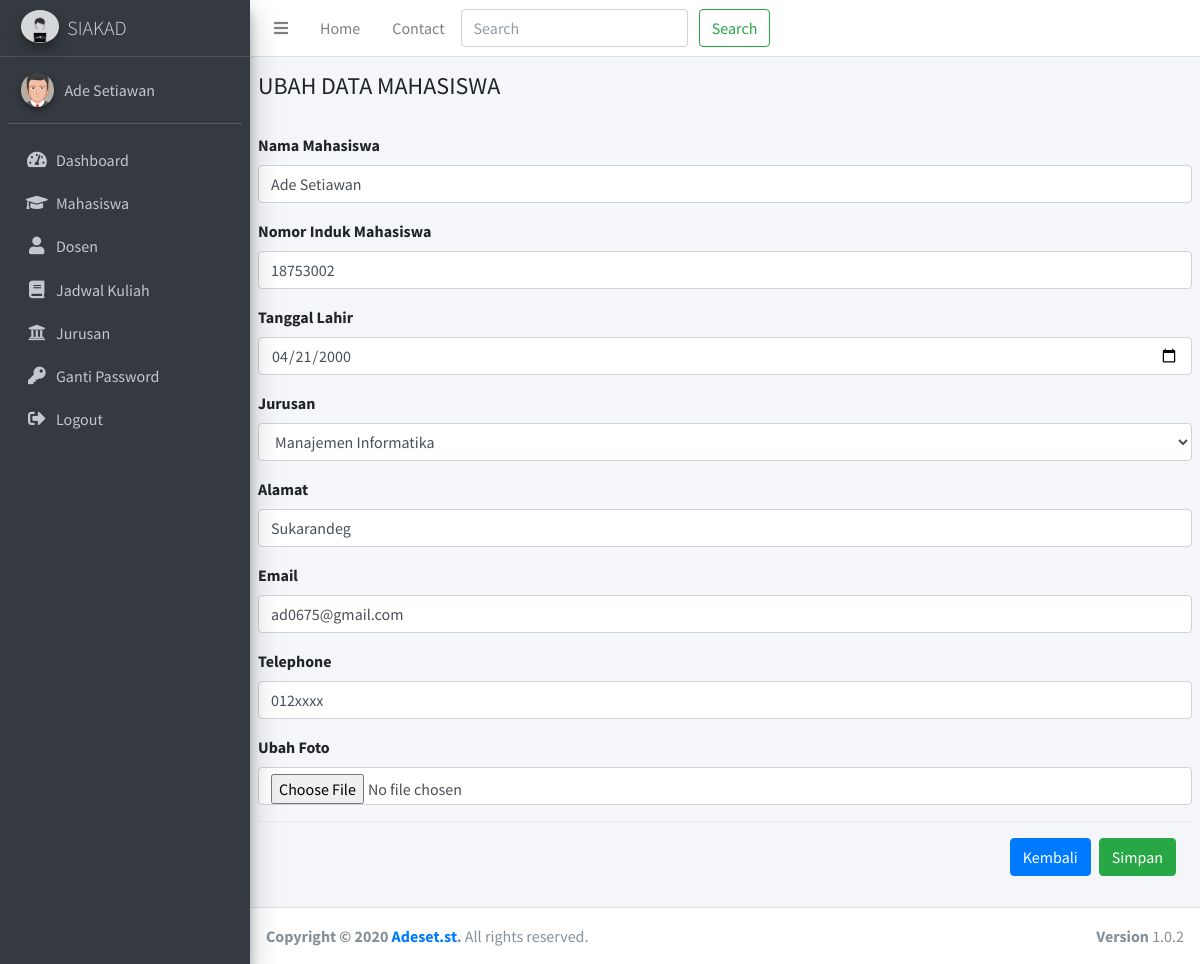
The app's page /index.php/mahasiswa/editMahasiswa/1 with its own data.
### tables this page shows
CREATE TABLE `tb_mahasiswa` (
  `id` int(11) NOT NULL,
  `nama` varchar(50) NOT NULL,
  `nim` int(10) NOT NULL,
  `tgl_lahir` date NOT NULL,
  `jurusan` varchar(100) NOT NULL,
  `alamat` varchar(100) NOT NULL,
  `email` varchar(50) NOT NULL,
  `telp` varchar(20) NOT NULL,
  `foto` varchar(500) NOT NULL
);

### application/controllers/mahasiswa.php (called while the page is built, shortened)
<?php
class Mahasiswa extends CI_Controller {
        public function __construct()
        {
            $this->load->database();
        }
        public function editMahasiswa($id) {
        $edit = array('id' => $id);
        $data['mahasiswa'] = $this->m_mahasiswa->edit_data($edit, 'tb_mahasiswa')->result();
        $this->load->view('templates/header');
        $this->load->view('templates/sidebar');
        $this->load->view('editMahasiswa', $data);
        $this->load->view('templates/footer');
        }
}

### index.php (called while the page is built, shortened)
<?php
require_once BASEPATH.'core/CodeIgniter.php';

### application/models/m_mahasiswa.php (called while the page is built, shortened)
<?php
class M_mahasiswa extends CI_Model {
    public function edit_data($edit, $table) {
        return $this->db->get_where($table, $edit);
    }
}

### application/views/editmahasiswa.php (the view, shortened to what this page needs)
<div class="content-wrapper">
    <section class="content-header">
    <h4>UBAH DATA MAHASISWA</h4><br>
        <?php foreach($mahasiswa as $mhs) { ?>
            <?php echo form_open_multipart('mahasiswa/update'); ?>
                <div class="form-group">
                    <label>Nama Mahasiswa</label>
                    <input type="text" name="nama" class="form-control" value="<?php echo $mhs->nama ?>">
                </div>
                <div class="form-group">
                    <label>Nomor Induk Mahasiswa</label>
                    <input type="text" name="nim" class="form-control" value="<?php echo $mhs->nim ?>">
                </div>
                <div class="form-group">
                    <label>Tanggal Lahir</label>
                    <input type="date" name="tgl_lahir" class="form-control" value="<?php echo $mhs->tgl_lahir ?>">
                </div>
                <div class="form-group">
                    <label>Jurusan</label>
                    <select name="jurusan" class="form-control" value="<?php echo $mhs->jurusan ?>">
                        <option value="Manajemen Informatika">Manajemen Informatika</option>
                    </select>
                </div>
                <div class="form-group">
                    <label>Alamat</label>
                    <input type="text" name="alamat" class="form-control" value="<?php echo $mhs->alamat ?>">
                </div>
                <div class="form-group">
                    <label>Email</label>
                    <input type="email" name="email" class="form-control" value="<?php echo $mhs->email ?>">
                </div>
                <div class="form-group">
                    <label>Telephone</label>
                    <input type="text" name="telp" class="form-control" value="<?php echo $mhs->telp ?>">
                </div>
                <div class="form-group">
                    <label>Ubah Foto</label>
                    <input type="file" name="foto" class="form-control" value="<?php echo $mhs->foto ?>">
                </div>
                <div class="modal-footer">
                    <a href="<?php echo base_url('mahasiswa'); ?>" class="btn btn-primary">Kembali</a>
                    <button type="submit" class="btn btn-success">Simpan</button>
                </div>
                <?php echo form_close(); ?>
        <?php } ?>
    </section>
</div>

### records on screen
tb_mahasiswa: nama "Ade Setiawan", nim "18753002", tgl_lahir "04/21/2000", jurusan "Manajemen Informatika", alamat "Sukarandeg", email "ad0675@gmail.com", telp "012xxxx"
